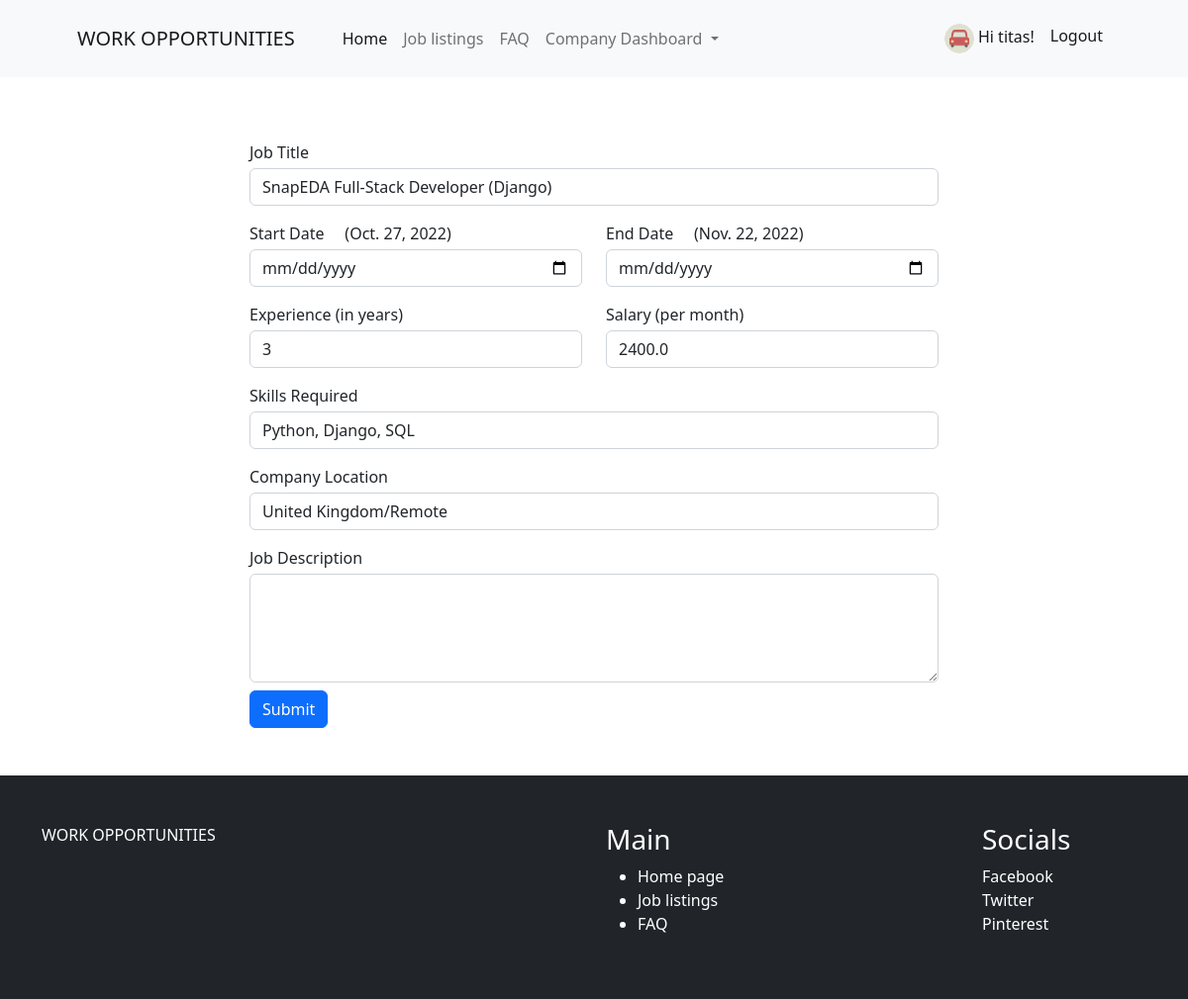
Page /edit_job/22/ (signed in) on the committed database.
### application/models.py (models this page shows, shortened)
class Profile(models.Model):
    user = models.OneToOneField(User, on_delete=models.CASCADE)
    avatar = models.ImageField(default='default.png', upload_to='profile_images', blank=True)
    bio = models.TextField(blank=True)
    resume = models.FileField(upload_to='resumes', blank=True)

class Job(models.Model):
    company = models.ForeignKey(Company, on_delete=models.CASCADE)
    start_date = models.DateField()
    end_date = models.DateField()
    title = models.CharField(max_length=200)
    salary = models.FloatField()
    image = models.ImageField(upload_to="job_images")
    description = tinymce_models.HTMLField()
    experience = models.CharField(max_length=100)
    location = models.CharField(max_length=100)
    skills = models.CharField(max_length=200)
    creation_date = models.DateField()

### application/views.py (the view, shortened to what this page needs)
# urls.py: path("edit_job/<int:id>/", views.edit_job, name="edit_job"),
def edit_job(request, id):
    job = Job.objects.get(id=id)
    return render(request, "edit_job.html", {'job': job})

### application/templates/edit_job.html (shortened to what this page needs)
{% extends 'base.html' %}
{% load static %}
{% block content %}
<section class="py-5 media" style="max-width: 60%; margin:0 auto;">
<form class="container mt-3" method="POST" enctype="multipart/form-data">
    <div class="row">
        <div class="form-group col-md-12">
            <label>Job Title</label>
            <input type="text" class="form-control mt-1" name="job_title" id="job_title" value="{{job.title}}" required>
        </div>
    </div>
    <div class="row mt-3">
        <div class="form-group col-md-6">
            <label>Start Date</label>&nbsp;&nbsp;&nbsp;&nbsp;&nbsp;({{job.start_date}})
            <input type="date" class="form-control mt-1" name="start_date" id="start_date">
        </div>
        <div class="form-group col-md-6">
            <label>End Date</label>&nbsp;&nbsp;&nbsp;&nbsp;&nbsp;({{job.end_date}})
            <input type="date" class="form-control mt-1" name="end_date" id="end_date">
        </div>
    </div>
    <div class="row mt-3">
        <div class="form-group col-md-6">
            <label>Experience (in years)</label>
            <input type="text" class="form-control mt-1" name="experience" id="experience" value="{{job.experience}}" required>
        </div>
        <div class="form-group col-md-6">
            <label>Salary (per month)</label>
            <input type="tel" class="form-control mt-1" name="salary" id="salary" value="{{job.salary}}" required>
        </div>
    </div>
    <div class="row mt-3">
        <div class="form-group col-md-12">
            <label>Skills Required</label>
            <input type="text" class="form-control mt-1" name="skills" id="skills" value="{{job.skills}}" required>
        </div>
        </div>
    <div class="row mt-3">
        <div class="form-group col-md-12">
            <label>Company Location</label>
            <input type="text" class="form-control mt-1" name="location" id="location" value="{{job.location}}" required>
        </div>
    </div>
    <div class="row mt-3">
        <div class="form-group col-md-12">
            <label>Job Description</label>
            <textarea name="description" id="description" class="form-control mt-1" cols="30" rows="4" required>{{job.description}}</textarea>
        </div>
    </div>
<input type="submit" value="Submit" class="btn btn-primary mt-2">
</form>
        </section>
{% endblock content %}

### application/templates/base.html (shortened to what this page needs)
<!DOCTYPE html>
{% load static %}
<html lang="en">
    <head>
        <link href="https://cdn.jsdelivr.net/npm/bootstrap-icons@1.5.0/font/bootstrap-icons.css" rel="stylesheet" />
        <link href="https://cdn.jsdelivr.net/npm/bootstrap@5.2.1/dist/css/bootstrap.min.css" rel="stylesheet">
        <link rel="stylesheet" href="{% static 'css/styles.css' %}">
    </head>
    <body>
        <nav class="navbar navbar-expand-lg navbar-light bg-light">
            <div class="container px-4 px-lg-5">
                <a class="navbar-brand" href="{% url 'index' %}">WORK OPPORTUNITIES</a>
                <div class="collapse navbar-collapse" id="navbarSupportedContent">
                    <ul class="navbar-nav me-auto mb-2 mb-lg-0 ms-lg-4">
                        <li class="nav-item"><a class="nav-link active" aria-current="page" href="{% url 'index' %}">Home</a></li>
                        <li class="nav-item"><a class="nav-link" href="{% url 'listings' %}">Job listings</a></li>
                        <li class="nav-item"><a class="nav-link" href="{% url 'faq' %}">FAQ</a></li>
                        {% if user.is_authenticated %}
                            {% if user.is_staff %}
                        <li class="nav-item dropdown">
                          <a class="nav-link dropdown-toggle" href="#" role="button" data-bs-toggle="dropdown" aria-expanded="false">
                            Company Dashboard
                          </a>
                        </li>
                        {% else %}
                            <li class="nav-item" ><a class="nav-link" href="{% url 'all_jobs' %}">Your applied jobs</a></li>
                    {% endif %}
                    {% endif %}
                    </ul>
      <span class="navbar-text">
        <ul class="navbar-nav me-auto mb-2 mb-lg-0">
            <li class="nav-item">
          {% if user.is_authenticated %}
              <a class="nav-link" href="{% url 'users-profile' %}"> <img class="rounded-circle account-img" src="{{ user.profile.avatar.url }} " style="cursor: pointer; width:30px;"/>     Hi {{ user.username }}!</a>
                <li class="nav-item">
                <a class="nav-link" href="{% url 'logout' %}">Logout</a>
            </li>
            {% endif %}
        </li>
        </ul>
      </span>
                </div>
            </div>
        </nav>
        {% block content %}{% endblock %}
        <footer class="py-5 bg-dark">
   <div class="container">
     <div class="row justify-content-between">
       <div class="col-lg-4 col-sm-12">
         <div class="footer-widget">
           <a href="{% url 'index' %}" class="footer-brand text-white">
             WORK OPPORTUNITIES
           </a>
             <hr>
         </div>
       </div>
       <div class="col-lg-2 col-sm-6">
         <div class="footer-widget">
           <h3 class="text-white">Main</h3>
           <ul class="footer-links text-white">
            <li>
              <a href="{% url 'index' %}">
                Home page
              </a>
            </li>
             <li>
               <a href="{% url 'listings' %}">
                 Job listings
               </a>
             </li>
               <li>
               <a href="{% url 'faq' %}">
                 FAQ
               </a>
             </li>
           </ul>
         </div>
       </div>
       <div class="col-lg-2 col-sm-6">
         <div class="footer-widget">
           <h3 class="text-white">Socials</h3>
           <ul class="list-unstyled footer-links text-white">
             <li><a href="{% url 'index' %}">Facebook</a></li>
             <li>
               <a href="{% url 'index' %}">Twitter
               </a></li>
             <li><a href="{% url 'index' %}">Pinterest
               </a></li>
           </ul>
         </div>
       </div>
     </div>
   </div>
        </footer>
    </body>
</html>

### django_individual_project/static/css/styles.css (style rules this page uses)
a { color: inherit; text-decoration: inherit; }

### rows in the picture
Job: job_title "SnapEDA Full-Stack Developer (Django)", start_date "Oct. 27, 2022", end_date "Nov. 22, 2022", experience "3", salary "2400.0", skills "Python, Django, SQL", location "United Kingdom/Remote"

### other values in the picture
{{ user.username }} "titas"
